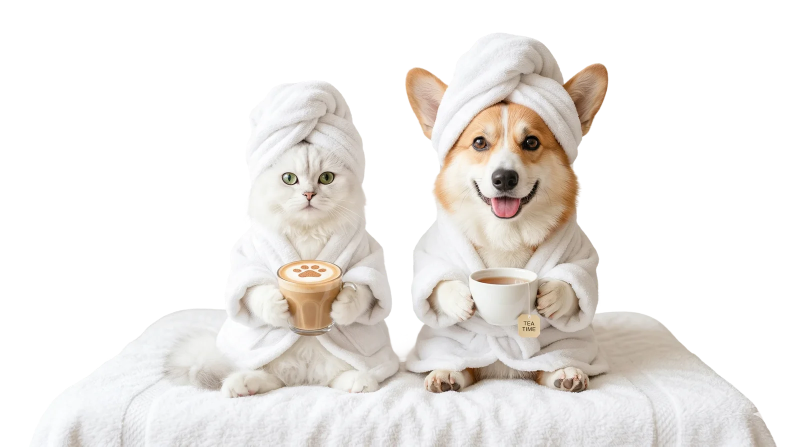
#> input picture src/assets/hero_main.webp, 1600 x 893 px (shown at 1/2 size)
$ python optimize_mobile.py
#> lines starting #> are read from the running program, lines starting #| are printed output that depends on the picture
import os
from PIL import Image

def generate_mobile_images():
    target_files = [
        "src/assets/hero_main.webp",
        "src/assets/hero_spa.webp",
    ]

    project_dir = os.getcwd()

    for relative_path in target_files:
        path = os.path.join(project_dir, relative_path)
        if os.path.exists(path):
            try:
                img = Image.open(path)
#> img is the input picture: PIL image 1600x893 RGBA; mean R, G, B, A 98.3, 94.7, 91.3, 111
                width, height = img.size
#> width = 1600; height = 893

                # Создаем специальную версию для мобилок (800px)
                mobile_width = 800
                if width > mobile_width:
                    new_height = int((mobile_width / width) * height)
#> new_height = 446
                    mobile_img = img.resize((mobile_width, new_height), Image.Resampling.LANCZOS)
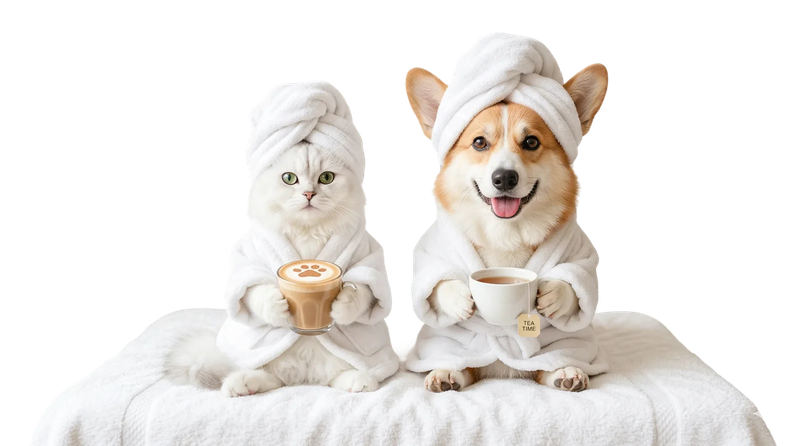
#> mobile_img: PIL image 800x446 RGBA; mean R, G, B, A 96.1, 92.6, 89.2, 111; transparent parts drawn white

                    # Имя файла для мобилок (добавляем -mobile)
                    base, ext = os.path.splitext(path)
                    mobile_path = f"{base}-mobile{ext}"

                    mobile_img.save(mobile_path, "WEBP", quality=80, optimize=True)
                    print(f"✅ Создана мобильная версия: {os.path.basename(mobile_path)} ({mobile_width}x{new_height})")
#| ✅ Создана мобильная версия: hero_main-mobile.webp (800x446)
            except Exception as e:
                print(f"❌ Ошибка с {relative_path}: {e}")
        else:
            print(f"⚠️ Файл не найден: {relative_path}")
#> pass 2 of the loop in generate_mobile_images, `for relative_path in target_files:`:
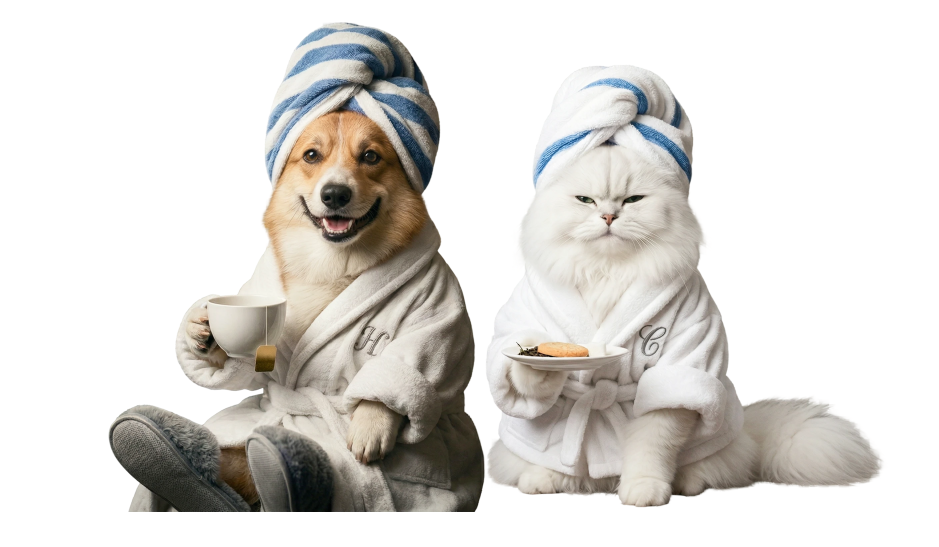
#> input picture src/assets/hero_spa.webp, 2816 x 1640 px (shown at 1/3 size)
#> in generate_mobile_images, img is the input picture: PIL image 2816x1640 RGBA; mean R, G, B, A 68.7, 66.3, 62.5, 101.3
#> in generate_mobile_images, `mobile_img = img.resize((mobile_width, new_height), Image.Resampling.L..`:
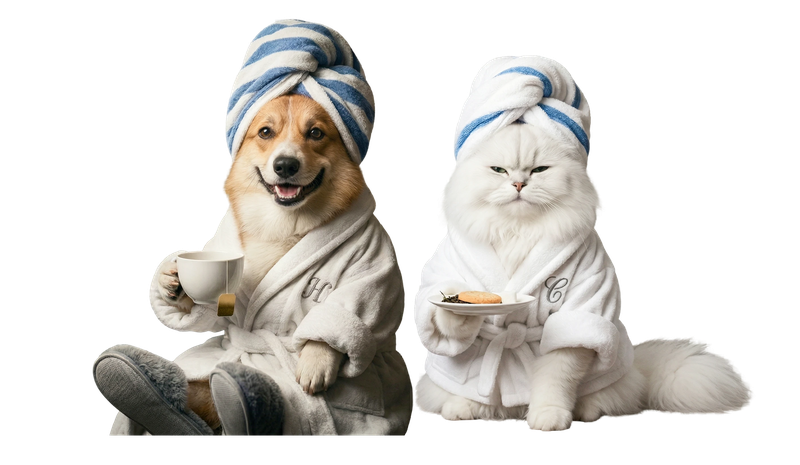
#> mobile_img: PIL image 800x465 RGBA; mean R, G, B, A 68.5, 66, 62.2, 101.3; transparent parts drawn white
#| ✅ Создана мобильная версия: hero_spa-mobile.webp (800x465)

if __name__ == "__main__":
    generate_mobile_images()
